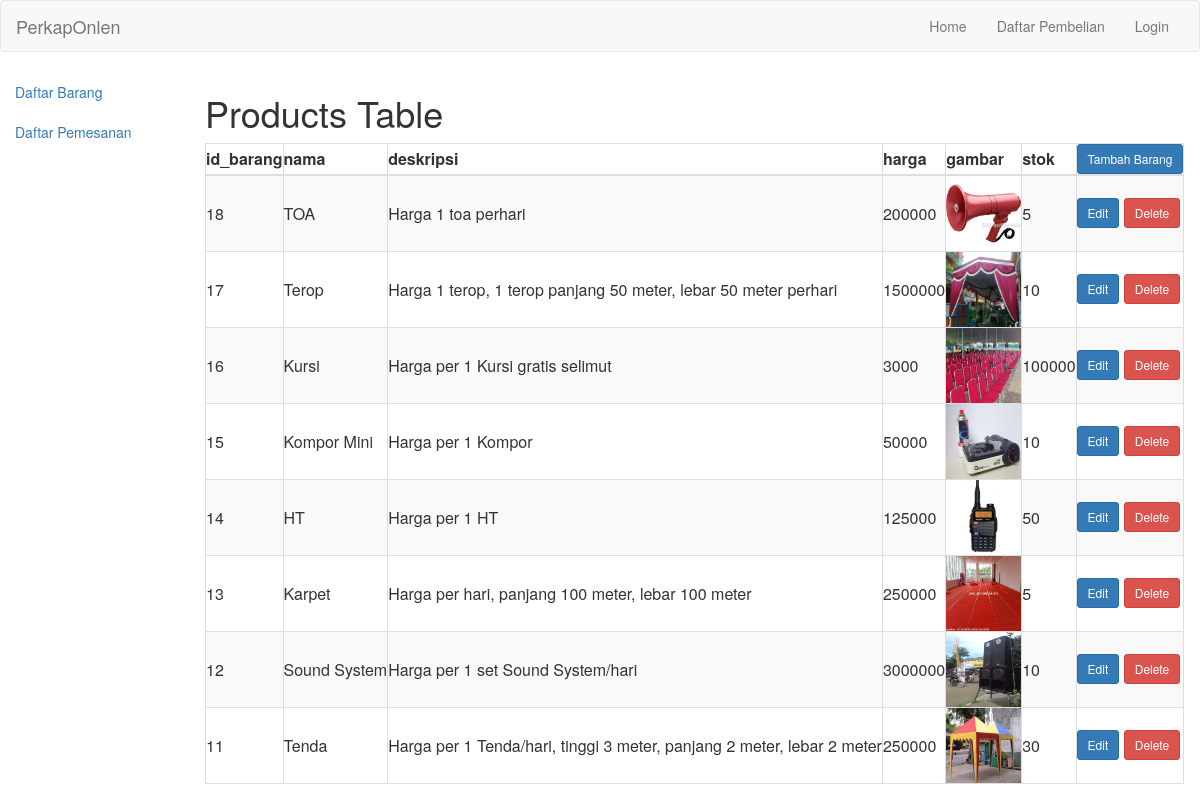
Page /index.php/controller_barang/tampil_barang on the committed database.
### tables this page shows
CREATE TABLE `barang` (
  `id_barang` int(11) NOT NULL,
  `nama` varchar(50) NOT NULL,
  `deskripsi` text NOT NULL,
  `harga` int(11) NOT NULL,
  `stok` int(11) NOT NULL,
  `gambar` text NOT NULL
);

### application/controllers/Controller_Barang.php (called while the page is built, shortened)
<?php
class Controller_Barang extends CI_Controller {
	function __Construct()
	{
		$this->load->library('cart');
	}
		function tampil_barang()
		{
			$this->load->model('model_barang');
			$data['judul'] = 'Menampilkan Data dari Database Menggunakan Codeigniter';
			$data['daftar_barang'] = $this->model_barang->get_barang_all();
			$this->load->view('view_barang',$data);
		}
	}

### index.php (called while the page is built, shortened)
<?php
require_once BASEPATH.'core/CodeIgniter.php';

### application/models/model_barang.php (called while the page is built, shortened)
<?php
class Model_barang extends CI_Model {
    function get_barang_all()
      {
          $query=$this->db->query("SELECT * FROM barang ORDER BY id_barang DESC");
          return $query->result();
      }
}

### application/views/view_barang.php (the view, shortened to what this page needs)
<html>
<head>
<link rel="stylesheet" href="//maxcdn.bootstrapcdn.com/bootstrap/3.3.1/css/bootstrap.min.css" />
</head>
<link rel="stylesheet" type="text/css" href="https://cdn.datatables.net/v/dt/dt-1.10.16/datatables.min.css"/>
<body>
  <?php
  if (isset($_SESSION['group']) && ($_SESSION['group']) == '1') {
  $this->load->view('layout/top_menu_admin');
  }
  else if (isset($_SESSION['group']) && ($_SESSION['group']) == '2'){
  $this->load->view('layout/top_menu');
  }
  else {
  $this->load->view('layout/top_menu');
  }
  ?>
    <div class="row">
              <?php
        $this->load->view('layout/dashboard') ?>
      <div class="col-md-1">
      </div>
      <div class="col-md-10">
<h1 >Products Table</h1>
    <table  id="barang" class="table-striped table-bordered table-hover">
        <thead>
        <tr>
            <th>id_barang</th>
            <th>nama</th>
            <th>deskripsi</th>
            <th>harga</th>
            <th>gambar</th>
            <th>stok</th>
            <th>  <?php echo '<a class="btn btn-primary btn-sm" href="'.base_url().'index.php/controller_barang/barang">Tambah Barang</a>'?> </th>
        </tr>
    </thead>
    <tbody>
            <?php
            foreach($daftar_barang as $barang){
            ?>
        <tr>
            <td><?php echo $barang->id_barang; ?></td>
            <td><?php echo $barang->nama; ?></td>
            <td><?php echo $barang->deskripsi; ?></td>
            <td><?php echo $barang->harga; ?></td>
            <td><img style="width: 75px" height="75" src="<?php echo base_url();?>assets/upload/<?=$barang->gambar?>"></img></td>
            <td><?php echo $barang->stok; ?></td>
            <td>
    <?php echo '<a class="btn btn-primary btn-sm" href="'.base_url().'/controller_barang/edit_barang/'.$barang->id_barang.'">Edit</a>'?>
                <?php echo '<a class="btn btn-danger btn-sm" href="'.base_url().'/controller_barang/delete_barang/'.$barang->id_barang.'" onclick="return confirm(\'Anda yakin akan menghapus '.$barang->nama.'?\')">Delete</a>'?>
            </td>
        </tr>
           <?php } ?>
    </tbody>
    </table>
</div>
</div>
</body>
</html>

### application/views/layout/top_menu.php (shortened to what this page needs)
<nav class="navbar navbar-default">
  <div class="container-fluid">
    <div class="navbar-header">
	  <?=anchor(base_url(), 'PerkapOnlen', ['class'=>'navbar-brand'])?>
    </div>
    <div class="collapse navbar-collapse" id="bs-example-navbar-collapse-1">
      <ul class="nav navbar-nav navbar-right">
		<li><?php  echo anchor(base_url(), 'Home');?></li>
    <li><?php  echo anchor('controller_Pemesanan/daftarpembelian', 'Daftar Pembelian');?></li>
		<?php if($this->session->userdata('username')) { ?>
			<li><div style="line-height:50px;">You Are : <?=$this->session->userdata('username')?></div></li>
			<li><?php echo anchor('controller_Member/logout', 'Logout');?>
      </li>
		<?php } else { ?>
			<li><?php echo anchor('controller_Member', 'Login');?></li>
		<?php } ?>
      </ul>
    </div>
  </div>
</nav>

### application/views/layout/dashboard.php
<div class="container-fluid">
      <div class="row">
        <div class="col-sm-3 col-md-2 sidebar">
          <ul class="nav nav-sidebar">
            <li><?php echo anchor('controller_Barang/tampil_barang', 'Daftar Barang');?></li>
            <li><?php echo anchor('controller_Pemesanan/daftar_pemesanan', 'Daftar Pemesanan');?></li>
          </ul>
        </div>

### rows in the picture
barang: id_barang "18", nama "TOA", deskripsi "Harga 1 toa perhari", harga "200000", gambar (picture), stok "5"
barang: id_barang "17", nama "Terop", deskripsi "Harga 1 terop, 1 terop panjang 50 meter, lebar 50 meter perhari", harga "1500000", gambar (picture), stok "10"
barang: id_barang "16", nama "Kursi", deskripsi "Harga per 1 Kursi gratis selimut", harga "3000", gambar (picture), stok "100000"
barang: id_barang "15", nama "Kompor Mini", deskripsi "Harga per 1 Kompor", harga "50000", gambar (picture), stok "10"
barang: id_barang "14", nama "HT", deskripsi "Harga per 1 HT", harga "125000", gambar (picture), stok "50"
barang: id_barang "13", nama "Karpet", deskripsi "Harga per hari, panjang 100 meter, lebar 100 meter", harga "250000", gambar (picture), stok "5"
barang: id_barang "12", nama "Sound System", deskripsi "Harga per 1 set Sound System/hari", harga "3000000", gambar (picture), stok "10"
barang: id_barang "11", nama "Tenda", deskripsi "Harga per 1 Tenda/hari, tinggi 3 meter, panjang 2 meter, lebar 2 meter", harga "250000", gambar (picture), stok "30"

### other values in the picture
anchor(base_url(), 'PerkapOnlen', ['class'=>'navbar-brand']) "PerkapOnlen"
anchor(base_url(), 'Home') "Home"
anchor('controller_Pemesanan/daftarpembelian', 'Daftar Pembelian') "Daftar Pembelian"
anchor('controller_Member', 'Login') "Login"
anchor('controller_Barang/tampil_barang', 'Daftar Barang') "Daftar Barang"
anchor('controller_Pemesanan/daftar_pemesanan', 'Daftar Pemesanan') "Daftar Pemesanan"
